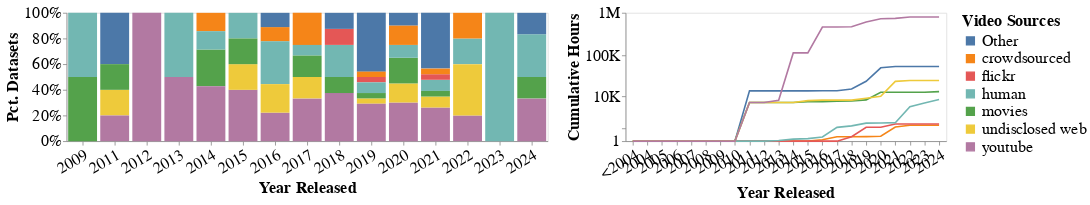

The notebook cell this image was saved under:
### Markdown cell above
#### Combine Source Years-Based Plots

### Code cell
chart_sourceyearcombined = alt.hconcat(
    base_sourceyear,
    chart_sourceyearhours
).configure_axis(
    labelFontSize=FONT_SIZE,
    titleFontSize=FONT_SIZE,
    grid=False
).configure_legend(
    labelFontSize=FONT_SIZE,
    titleFontSize=FONT_SIZE,
    labelLimit=MAX_LABELLIMIT
).configure_header(
    titleFontSize=FONT_SIZE,
    labelFontSize=FONT_SIZE
).configure_title(
    fontSize=FONT_SIZE
).resolve_scale(
    x="independent",
    y="independent"
)

if PLOT_TOFILE:
    chart_sourceyearcombined.save(
        os.path.join(PLOT_DIR, "video_sourcecategories-yearscombined.png"),
        ppi=PLOT_PPI
    )

chart_sourceyearcombined

### Figure 1 — Vega-Lite specification as saved in the notebook (floating-point values rounded to 4 significant figures; data arrays with more than 128 entries replaced by an {"elided": "..."} marker saying what was removed)
{"config": {"title": {"font": "Times New Roman", "fontSize": 20}, "axis": {"labelFont": "Times New Roman", "titleFont": "Times New Roman", "grid": false, "labelFontSize": 20, "titleFontSize": 20}, "header": {"labelFont": "Times New Roman", "titleFont": "Times New Roman", "labelFontSize": 20, "titleFontSize": 20}, "legend": {"labelFont": "Times New Roman", "titleFont": "Times New Roman", "labelFontSize": 20, "labelLimit": 1000, "titleFontSize": 20}, "text": {"font": "Times New Roman"}}, "hconcat": [{"data": {"name": "data-610ef9b6a1a90cfbc51ccfe6ad38f17b"}, "mark": {"type": "bar"}, "encoding": {"color": {"field": "Video Sources", "title": "Video Sources", "type": "nominal"}, "x": {"axis": {"labelAngle": -30}, "field": "Year Released", "sort": ["<2004", "2004", "2005", "2006", "2007", "2008", "2009", "2010", "2011", "2012", "2013", "2014", "2015", "2016", "2017", "2018", "2019", "2020", "2021", "2022", "2023", "2024"], "title": "Year Released", "type": "nominal"}, "y": {"aggregate": "count", "axis": {"format": "%"}, "stack": "normalize", "title": "Pct. Datasets", "type": "quantitative"}}, "height": 160, "width": 600}, {"data": {"name": "data-dd5c5a2a31ed97d4549b517cbef49661"}, "mark": {"type": "line"}, "encoding": {"color": {"field": "Video Sources", "title": "Video Sources", "type": "nominal"}, "x": {"axis": {"labelAngle": -30}, "field": "Year Released", "sort": ["<2004", "2004", "2005", "2006", "2007", "2008", "2009", "2010", "2011", "2012", "2013", "2014", "2015", "2016", "2017", "2018", "2019", "2020", "2021", "2022", "2023", "2024"], "title": "Year Released", "type": "nominal"}, "y": {"axis": {"labelExpr": "datum.value >= 1000000 ? datum.value / 1000000 + 'M' : datum.value >= 1000 ? datum.value / 1000 + 'K' : datum.value", "values": [0, 1, 1000, 10000, 100000, 1000000]}, "field": "Cumulative Hours", "scale": {"constant": 1000, "domain": [1, 1000000], "type": "symlog"}, "title": "Cumulative Hours", "type": "quantitative"}}, "height": 160, "width": 400}], "resolve": {"scale": {"x": "independent", "y": "independent"}}, "$schema": "https://vega.github.io/schema/vega-lite/v5.20.1.json", "datasets": {"data-610ef9b6a1a90cfbc51ccfe6ad38f17b": {"elided": "131 records"}, "data-dd5c5a2a31ed97d4549b517cbef49661": {"elided": "154 records"}}}
